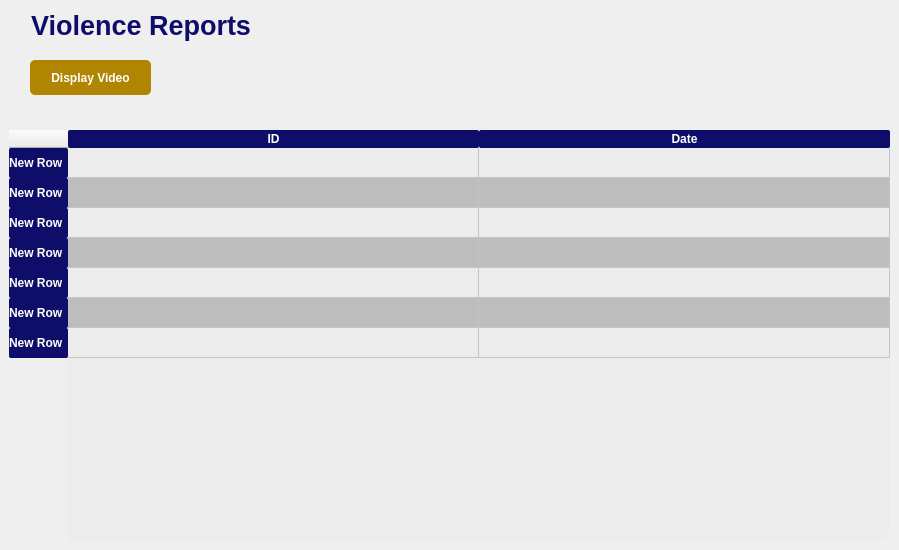
           <widget class="QWidget" name="page_5">
            <widget class="QLabel" name="label_13">
             <property name="geometry">
              <rect>
               <x>9</x>
               <y>9</y>
               <width>260</width>
               <height>33</height>
              </rect>
             </property>
             <property name="font">
              <font>
               <pointsize>20</pointsize>
               <weight>75</weight>
               <bold>true</bold>
              </font>
             </property>
             <property name="styleSheet">
              <string notr="true">color: rgb(14, 13, 106);
padding-left: 15px;</string>
             </property>
             <property name="text">
              <string>Violence Reports</string>
             </property>
            </widget>
            <widget class="QPushButton" name="addStudent_button_2">
             <property name="geometry">
              <rect>
               <x>30</x>
               <y>60</y>
               <width>121</width>
               <height>35</height>
              </rect>
             </property>
             <property name="minimumSize">
              <size>
               <width>0</width>
               <height>35</height>
              </size>
             </property>
             <property name="maximumSize">
              <size>
               <width>16777215</width>
               <height>35</height>
              </size>
             </property>
             <property name="font">
              <font>
               <family>MS Shell Dlg 2</family>
               <pointsize>-1</pointsize>
               <weight>75</weight>
               <bold>true</bold>
              </font>
             </property>
             <property name="styleSheet">
              <string notr="true">QPushButton{
	background-color: #af8501;
	color: #ffffff;
	border-radius: 5px;
	border: none;
	font-weight: bold;
	font-size: 12px;
	padding-left: 10px;
	padding-right: 10px;
}</string>
             </property>
             <property name="text">
              <string>Display Video</string>
             </property>
             <property name="icon">
              <iconset resource="resources.qrc">
               <normaloff>:/Icons/ad-blocker (2).png</normaloff>:/Icons/ad-blocker (2).png</iconset>
             </property>
             <property name="iconSize">
              <size>
               <width>16</width>
               <height>16</height>
              </size>
             </property>
            </widget>
            <widget class="QTableWidget" name="violence_reoprts_table">
             <property name="geometry">
              <rect>
               <x>9</x>
               <y>130</y>
               <width>881</width>
               <height>411</height>
              </rect>
             </property>
             <property name="sizePolicy">
              <sizepolicy hsizetype="Expanding" vsizetype="Expanding">
               <horstretch>0</horstretch>
               <verstretch>0</verstretch>
              </sizepolicy>
             </property>
             <property name="styleSheet">
              <string notr="true">QHeaderView::section{
	font-weight: bold;
	background-color: #0e0d6a;
	color: white;
	border-radius: 2px
}

QTableWidget{
	alternate-background-color: #bdbdbd;
	background-color: #ececec;
	border-radius:15px;
	width: 100%;
	
/*width: 821 px;
height: 661 px;*/
}</string>
             </property>
             <property name="verticalScrollBarPolicy">
              <enum>Qt::ScrollBarAsNeeded</enum>
             </property>
             <property name="sizeAdjustPolicy">
              <enum>QAbstractScrollArea::AdjustIgnored</enum>
             </property>
             <property name="alternatingRowColors">
              <bool>true</bool>
             </property>
             <attribute name="horizontalHeaderDefaultSectionSize">
              <number>411</number>
             </attribute>
             <row>
              <property name="text">
               <string>New Row</string>
              </property>
             </row>
             <row>
              <property name="text">
               <string>New Row</string>
              </property>
             </row>
             <row>
              <property name="text">
               <string>New Row</string>
              </property>
             </row>
             <row>
              <property name="text">
               <string>New Row</string>
              </property>
             </row>
             <row>
              <property name="text">
               <string>New Row</string>
              </property>
             </row>
             <row>
              <property name="text">
               <string>New Row</string>
              </property>
             </row>
             <row>
              <property name="text">
               <string>New Row</string>
              </property>
             </row>
             <column>
              <property name="text">
               <string>ID</string>
              </property>
             </column>
             <column>
              <property name="text">
               <string>Date</string>
              </property>
             </column>
            </widget>
           </widget>
